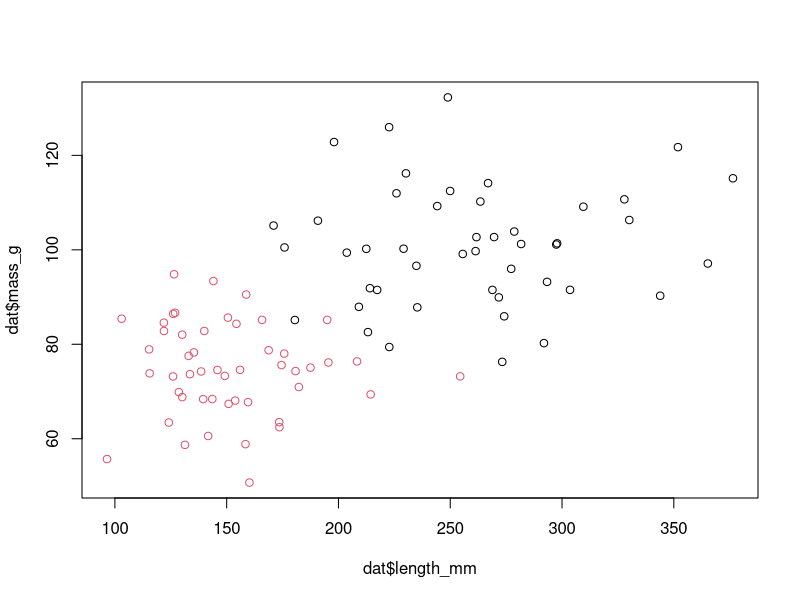
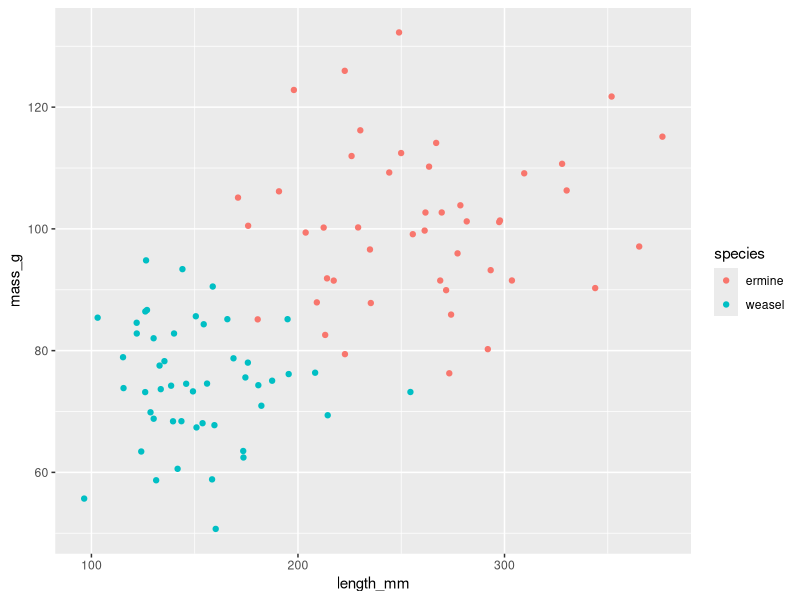
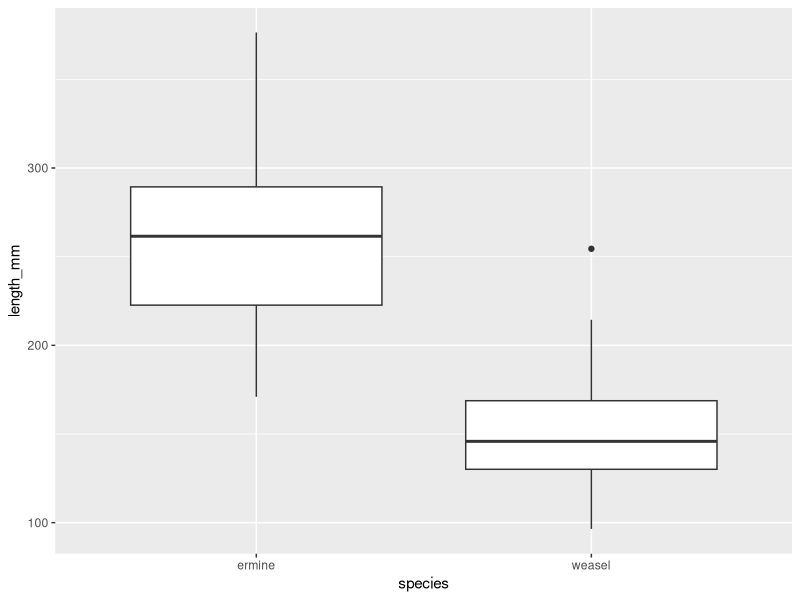
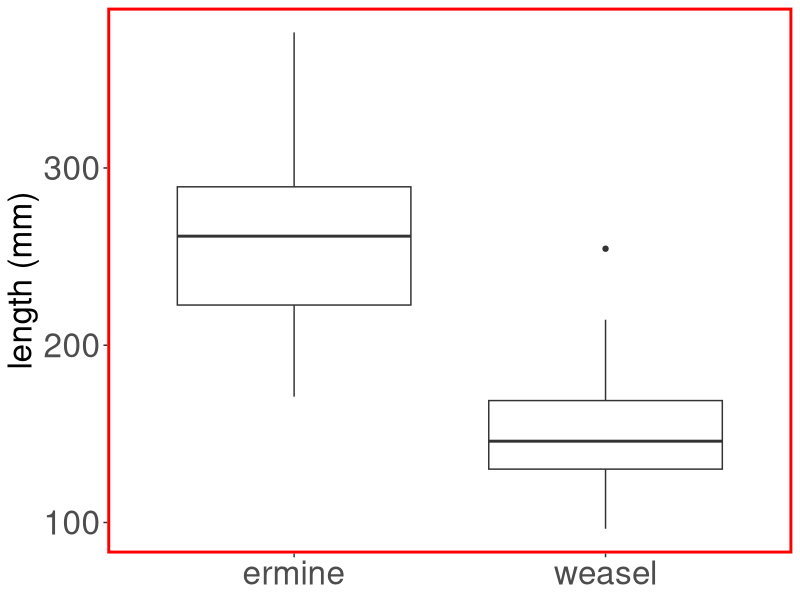
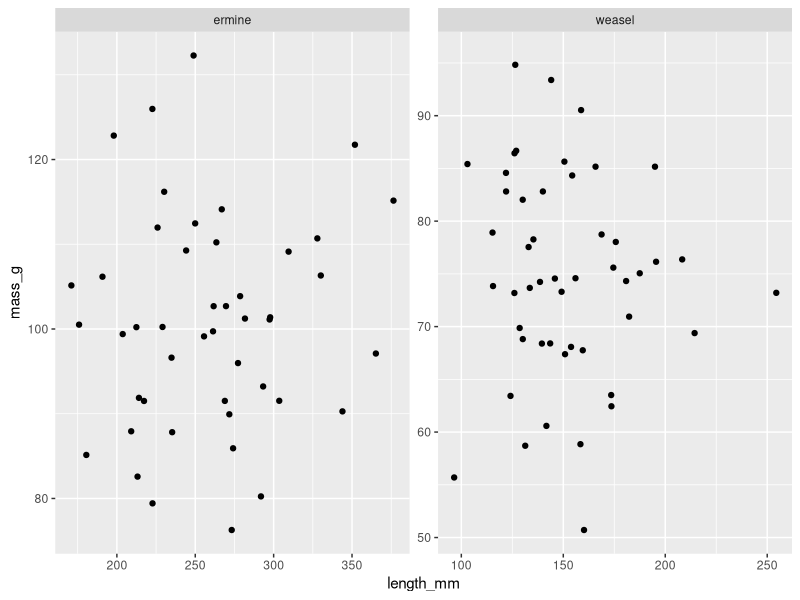

Reproduce these figures in R, in order.
### Intro to R ###

# Demonstration of basic data management and plotting functions

library(tidyverse)
library(here)

## Resources:
## Github training:
# https://nceas.github.io/training-git-intro/getting-started-with-git-rstudio.html

## Intro to R:
# https://datacarpentry.org/R-ecology-lesson/01-intro-to-r.html
# https://datacarpentry.org/R-ecology-lesson/

## Tips:
# ??function name: calls documentation

# large data files or many data files to upload/download?: read and write to Google Drive using googledrive package

# install new libraries: install.packages("nameofpackage")

# StackExchange is a tremendous resource

# Possibility for ChatGPT to help with writing coe

### Read in data ###
dat <- read.csv(here("data", "Lab1data.csv"), header = TRUE)

# head(dat) or tail(dat): view first or last 5 rows
# View(dat): display data

### Explore the data structure ###
# unique values of categorical columns
unique(dat$species)

# Quantitative summary of continuous variables
summary(dat)

# Quick plot
plot(dat$length_mm, dat$mass_g, col = factor(dat$species))

### Data management ###

## Using tidyverse functions ##
## Drop a column
dat_nomass <- dat %>% select(-mass_g)

## Filter rows
weasels <- dat %>% filter(species == "weasel")

## Pivot from wide to long format
dat_long <- dat %>% pivot_longer(c(length_mm, mass_g), names_to = "type", values_to = "value")

## Make a new column
dat <- dat %>% mutate(BMI = mass_g/length_mm^2)

## Summary table 
dat_sum <- dat %>% group_by(species) %>%
                   mutate(n = n()) %>%
                   summarize(across(length_mm:BMI, list(mean = mean, stdev = sd), na.rm = TRUE))
  
### Plotting ###
## Using ggplot ##

## Scatterplot
ggplot(dat, aes(x = length_mm, y = mass_g)) +
  geom_point(aes(color = species))

## Boxplot
ggplot(dat, aes(x = species, y = length_mm)) +
  geom_boxplot()

# Make this pretty
ggplot(dat, aes(x = species, y = length_mm)) +
  geom_boxplot() +
  ylab("length (mm)") +
  theme_bw() +
  theme(panel.grid = element_blank(),
        panel.border = element_rect(color = "red", linewidth = 2),
        axis.text = element_text(size = 24),
        axis.title.x = element_blank(),
        axis.title.y = element_text(size = 24),
        strip.background = element_blank(),
        strip.text = element_text(size = 24))
        
## Facetted plotting
LM.pl <- dat %>% ggplot(aes(x = length_mm, y = mass_g)) +
                    geom_point() +
                    facet_wrap(~species, scales = "free")
  
# Save plot
ggsave(LM.pl, path = "plots", file = "length_mass.pdf", width = 20, height = 10, units = "in")
